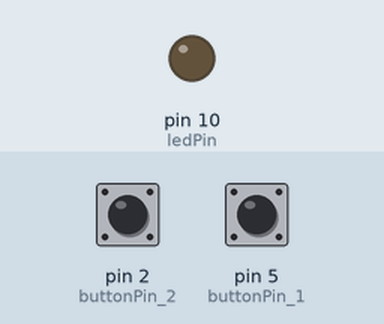
Bench run of a sketch on a simulated Arduino Uno, built with avr-gcc and run on an emulated ATmega328P. Parts: output pins drawn as LEDs (lit = HIGH). The inputs (shaded band) are chosen by the test bench; at power-on: pin 2 (buttonPin_2) LOW, pin 5 (buttonPin_1) LOW.

Above: at 1.2 s.
1.3 s: pin 2 (buttonPin_2) pulled HIGH for 0.15 s
At 1.37 s:
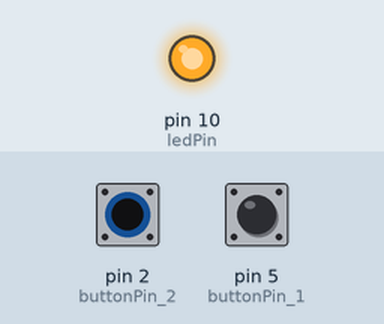
2.9 s: pin 2 (buttonPin_2) pulled HIGH for 3.2 s
At 6.6 s:
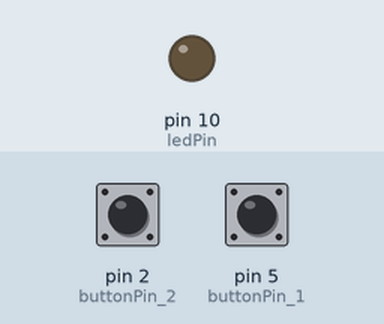
7.6 s: pin 5 (buttonPin_1) pulled HIGH for 3.2 s
At 8.9 s:
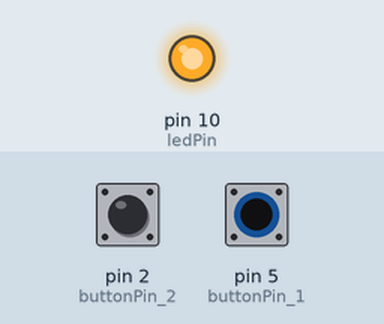
Timing chart, 0 to 12.3 s (numbered marks = the images above; inputs shaded):
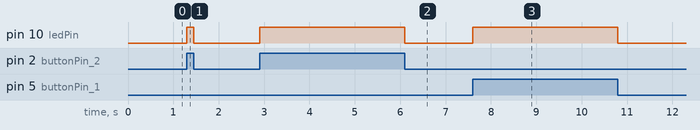

Measured:
- after the input at 1.3 s, pin 10 (ledPin): LOW → HIGH at once, → LOW 0.15 s later
- after the input at 2.9 s, pin 10 (ledPin): LOW → HIGH at once, → LOW 3.2 s later
- after the input at 7.6 s, pin 10 (ledPin): LOW → HIGH at once, → LOW 3.2 s later

The sketch:

sketch_sep04a.ino
```cpp
// constants won't change. They're used here to set pin numbers:
const int buttonPin_1 = 5;     // the number of the pushbutton pin
const int buttonPin_2 = 2;
const int ledPin =  10;      // the number of the LED pin

// variables will change:
int buttonState_1 = 0;         // variable for reading the pushbutton status
int buttonState_2 = 0;

void setup() {
  // initialize the LED pin as an output:
  pinMode(ledPin, OUTPUT);
  // initialize the pushbutton pin as an input:
  pinMode(buttonPin_1, INPUT);
  pinMode(buttonPin_2, INPUT);
}

void loop() {
  // read the state of the pushbutton value:
  buttonState_1 = digitalRead(buttonPin_1);
  buttonState_2 = digitalRead(buttonPin_2);

  // check if the pushbutton is pressed. If it is, the buttonState is HIGH:
    if (buttonState_1 == HIGH  && buttonState_2 == HIGH) {
      // turn LED on:
      digitalWrite(ledPin, HIGH);
    delay(100);
    digitalWrite(ledPin, LOW);
    delay(100);
    }
    else if (buttonState_1 == HIGH) {
    // turn LED on:
    digitalWrite(ledPin, HIGH);
    }
    else if (buttonState_2 == HIGH) {
    // turn LED on:
    digitalWrite(ledPin, HIGH);
    }
    else {
    // turn LED off:
    digitalWrite(ledPin, LOW);
    }
}
```
